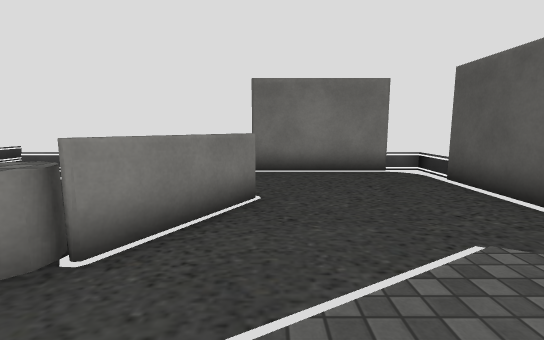
[1] (above)

22 first-person views from a walk through a Unity game level. The camera is 1.3 m above the floor, tilts 8° down and sees 85° across. The floor is counted in squares, 1 m on a side. Each view is taken from the middle of a square. On the plan, view 1 faces up. The plan holds only what a view shows up to about 14 squares ahead; the rest is blank. Some surface patterns are stand-ins.

[2]
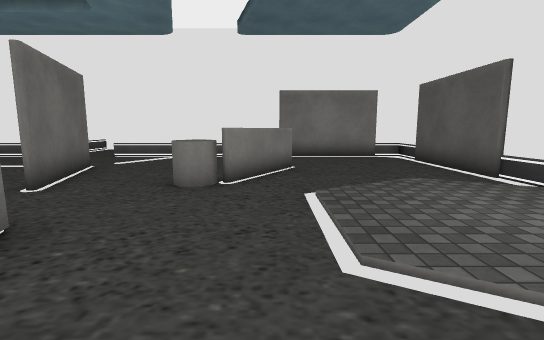

[3]
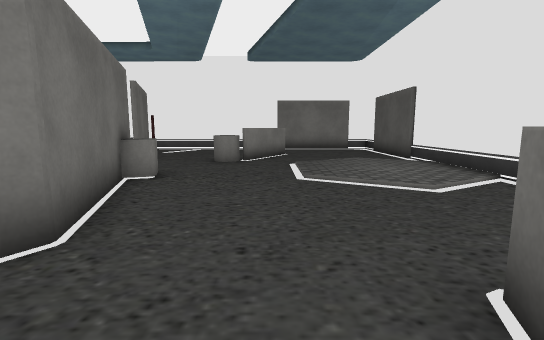

[4]
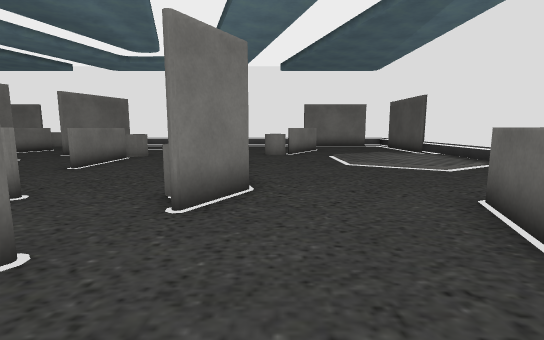

[5]
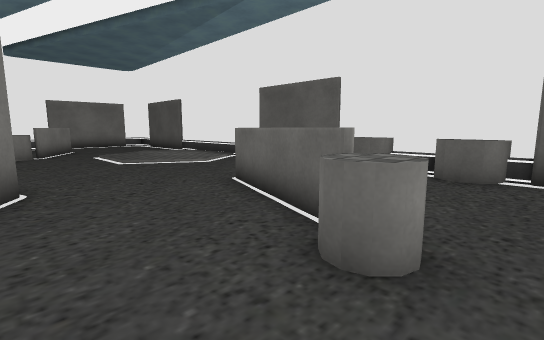

[6]
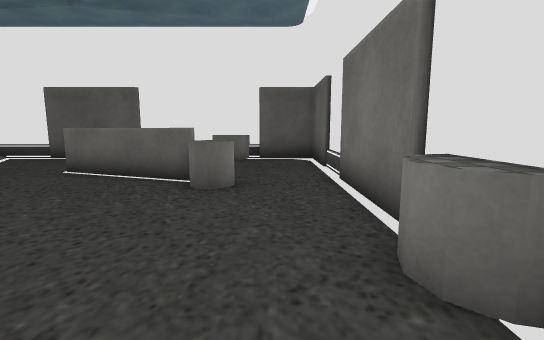

[7]
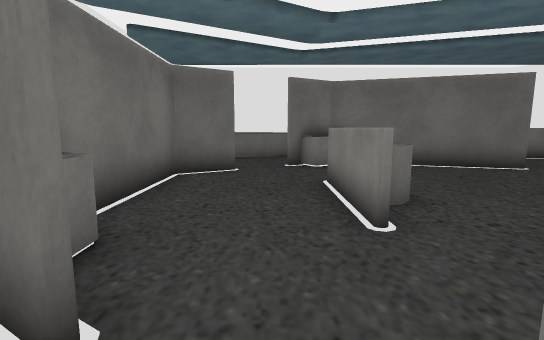

[8]
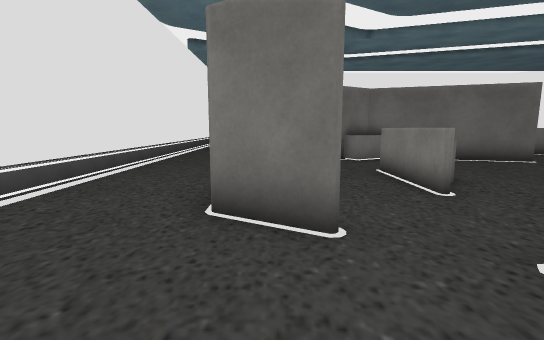

[9]
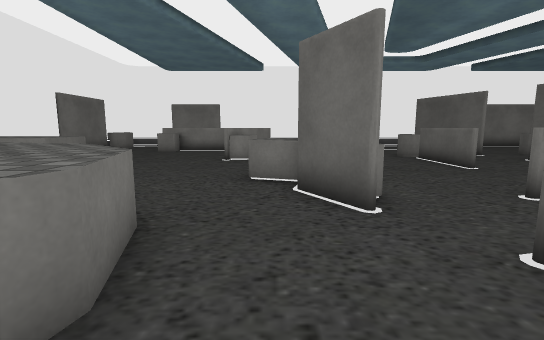

[10]
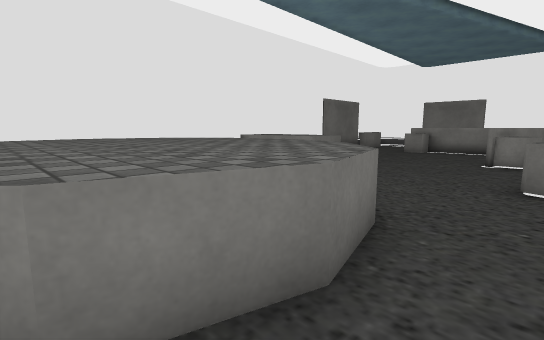

[11]
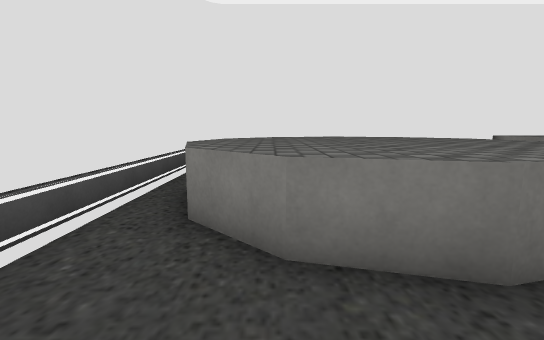

[12]
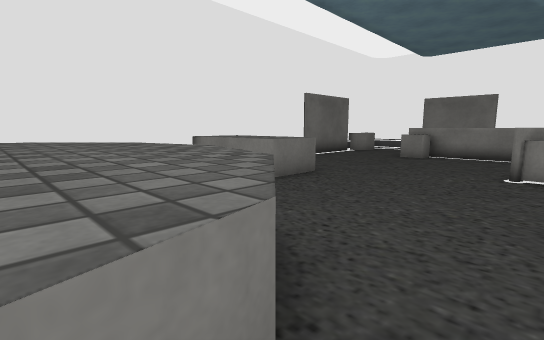

[13]
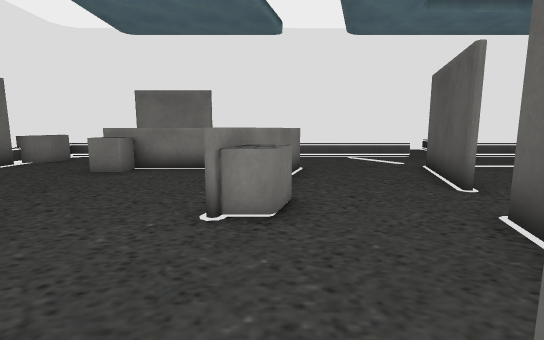

[14]
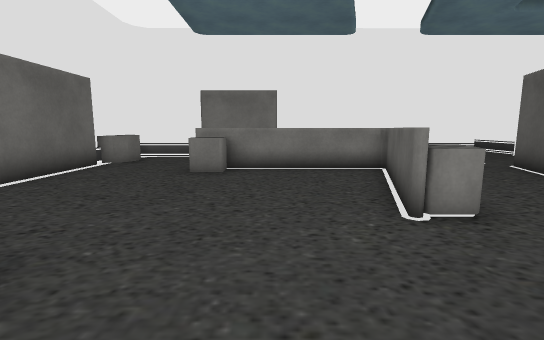

[15]
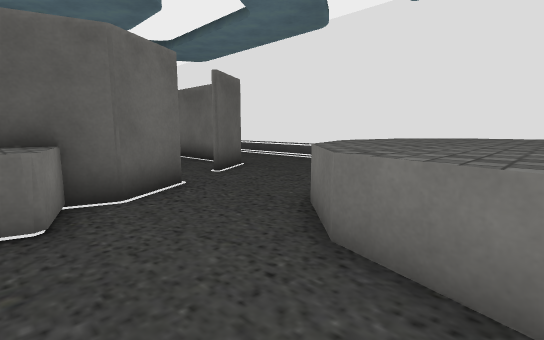

[16]
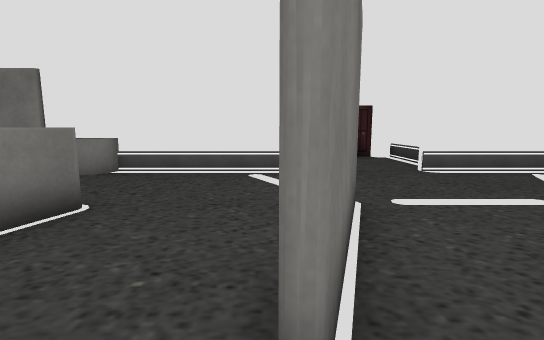

[17]
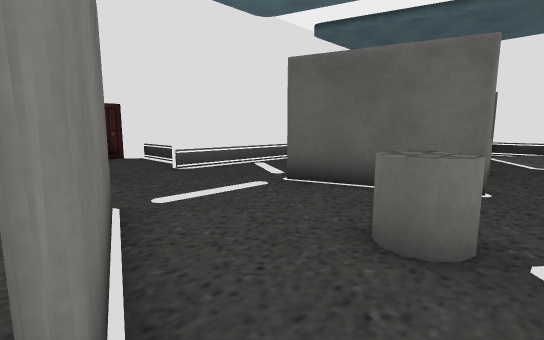

[18]
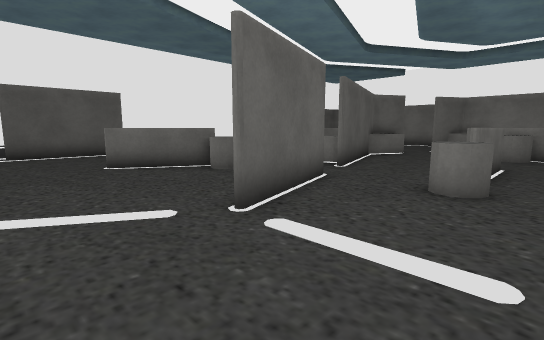

[19]
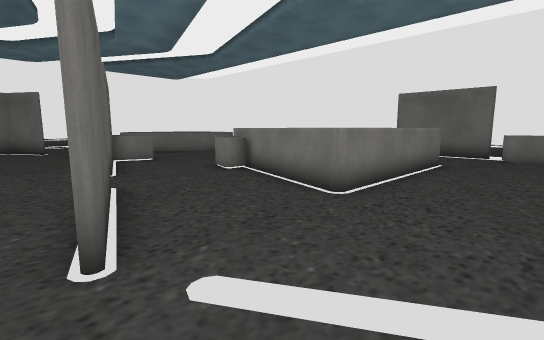

[20]
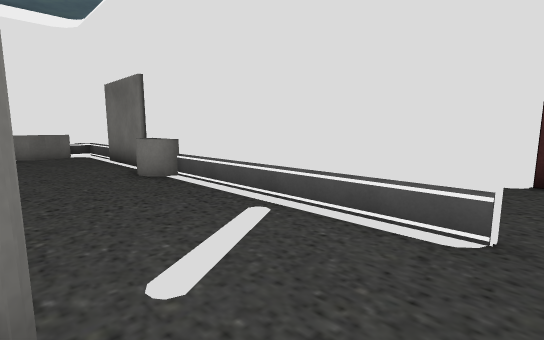

[21]
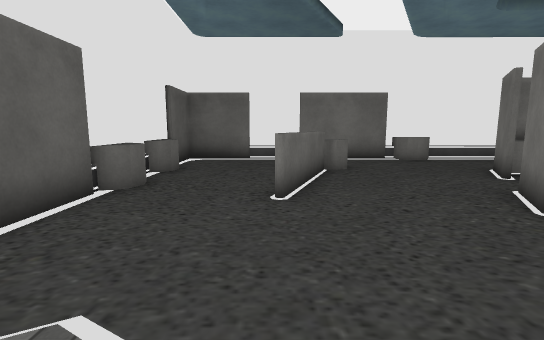

[22]
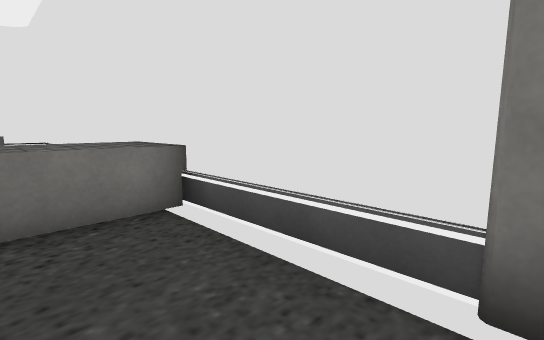

### Floor plan
Key: @ floor where view 1 was taken; # wall or solid block; x gap in a wall; . floor; = window, fence, low wall or low ledge; ^ raised ledge.
Columns run from 27 left of view 1 to 5 right of it. Each row starts with its distance up from view 1.
 15                 #####
 14                 #...#
 13                 #...#
 12                  ...#
 11                  ...#
 10 #################..##############
  9 #^......##......................#
  8 #^..............................#
  7 #^..............................#
  6  #...^######...#....#.....#.....#
  5  #...^....##...#....#.....#.....#
  4  #........#...##....##...##.....#
  3 ##........#...#......#..^#......#
  2 #.........#......^^.............#
  1 #........^^......x..............#
  0 #........#^..#...#....#....@....#
 -1 #............#...#....#^........#
 -2 #^^^^........#...#....#.........#
 -3 #^^^^......^##........##........#
 -4 #    ......^# .........#........#
 -5 #     .....^# .........#........#
 -6 #     ......#^...^^...^#........#
 -7 #   ^^^^^...##..####..##....#...#
 -8 #  ^^^^^^^.................##..=^
 -9 #  ^^^^^^^.................#....#
-10 #  ^^^^^^^=...#.....^#....##....#
-11 #  ^^^^^^^....#######.....^....=^
-12 #  ^^^^^^^...............=^.....#
-13 #   ^^^^^.......................#
-14 #   .................==.........#
-15 #####################^^##########

Positions as (right, up) in squares from view 1, and headings:
1: (0, 0), facing up
2: (-1, -4), facing up
3: (-1, -9), facing up
4: (-3, -12), facing up
5: (-4, -13), facing up-right
6: (-8, -13), facing right
7: (-4, -8), facing left
8: (-2, -10), facing left
9: (-16, -12), facing up
10: (-16, -12), facing up-left
11: (-15, -12), facing left
12: (-17, -9), facing up-left
13: (-17, -4), facing up
14: (-20, -4), facing up
15: (-21, -4), facing down-right
16: (-13, 1), facing up
17: (-13, 1), facing up-right
18: (-11, 9), facing down-right
19: (-11, 9), facing down-left
20: (-10, 6), facing up-left
21: (1, -1), facing down
22: (-24, 3), facing down-left
